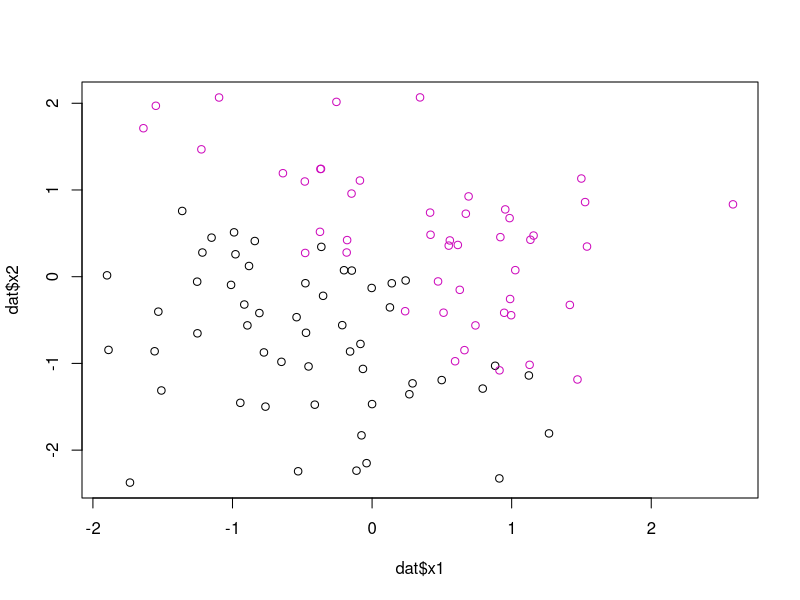

Here is the R script that generated this plot:

x1 <- rnorm(100)
x2 <- rnorm(100)
y  <- ifelse(x1 + x2 > rnorm(100, 0, 0.3), 1, 0)
dat <- data.frame(y, x1, x2)

plot(dat$x1, dat$x2, col = c(1, 6)[as.factor(dat$y)], bg = c(1, 6)[as.factor(dat$y)])

tmp1 <- glm(y ~ ., data = dat, family = binomial(link = "logit"))
summary(tmp1)

tmp2 <- glm(y ~ x1:x2, data = dat, family = binomial(link = "logit"))
summary(tmp2)

dat$x3 <- dat$x1 + dat$x2
tmp3 <- glm(y ~ x3, data = dat, family = binomial(link = "logit"))
summary(tmp3)

table(
   dat$y,
   ifelse(fitted(tmp1) > 0.5, 1, 0))
table(
   dat$y,
   ifelse(fitted(tmp2) > 0.5, 1, 0))
table(
   dat$y,
   ifelse(fitted(tmp3) > 0.5, 1, 0))



